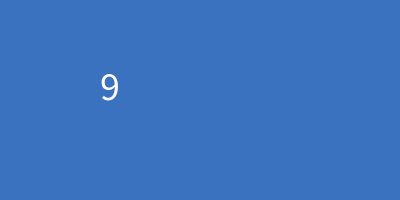
Frame 1 (no input)
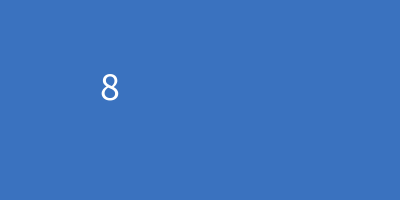
Frame 60 (the mouse pressed at the canvas centre just before this capture)
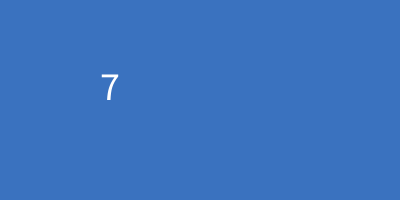
Frame 120 (the mouse held since frame 60 and released just before this capture)

The Processing sketch that drew these frames (run headless with seeded random() and noise(); from frame 60 on, the mouse is pressed at the canvas centre):

// Processing sketch: sketch_0603W2
// ── sketch_0603W2.pde
void setup(){ 
  
 size(400,200); 
 textSize(40);
}
void draw(){
  
  
  int s=second();
  background(58,114,191);
  text(10 - s%11,100,100);
  //%11從10~0
  
  
}
